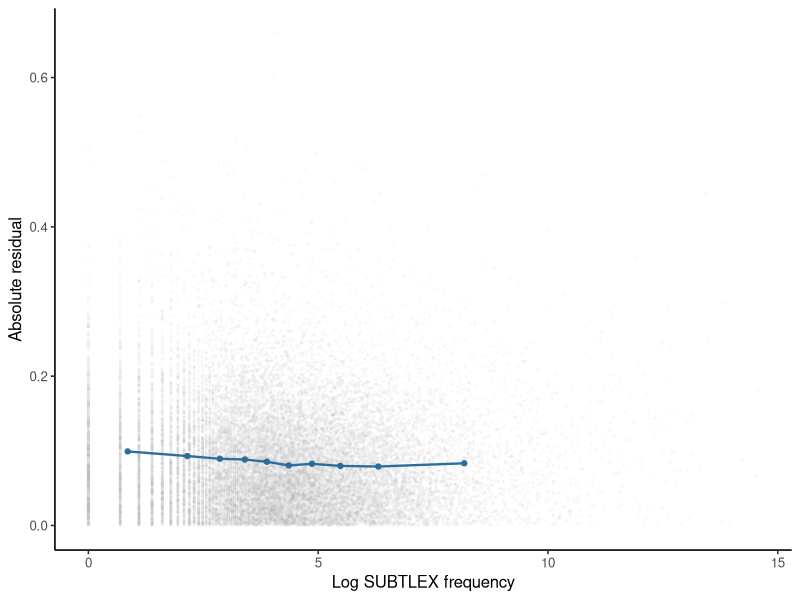
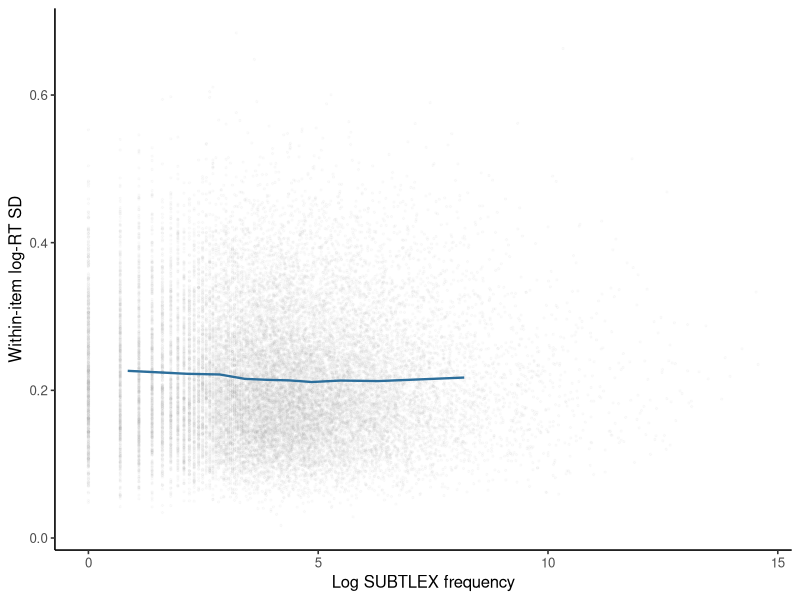

Recreate these plots in R, in order.
## ---- chunk 1
#| label: compute-mald-heteroscedasticity
library(ggplot2)
library(sandwich)
library(lmtest)

mald <- read.csv("data/mald/mald-items.csv", stringsAsFactors = FALSE)
mald$log_frequency_c <-
  mald$log_frequency_subtlex - mean(mald$log_frequency_subtlex)
mald$log_duration_c <- mald$log_duration - mean(mald$log_duration)
mald$n_phones_c <- mald$n_phones - mean(mald$n_phones)

fit <- lm(
  mean_log_rt ~ log_frequency_c + log_duration_c + n_phones_c,
  data = mald
)
mald$residual <- residuals(fit)

breaks <- unique(quantile(
  mald$log_frequency_subtlex,
  probs = seq(0, 1, length.out = 11L)
))
mald$frequency_bin <- cut(
  mald$log_frequency_subtlex,
  breaks = breaks,
  include.lowest = TRUE
)
spread_bins <- do.call(rbind, lapply(
  split(mald, mald$frequency_bin),
  function(rows) data.frame(
    mean_log_frequency = mean(rows$log_frequency_subtlex),
    mean_absolute_residual = mean(abs(rows$residual)),
    mean_within_item_sd = mean(rows$sd_log_rt),
    n_items = nrow(rows)
  )
))
row.names(spread_bins) <- NULL

conventional_se <- coef(summary(fit))[, "Std. Error"]
X <- model.matrix(fit)
e <- residuals(fit)
h <- hatvalues(fit)
bread <- solve(crossprod(X))
hc3_middle <- crossprod(
  X,
  X * as.numeric(e^2 / (1 - h)^2)
)
hc3_by_hand <- bread %*% hc3_middle %*% bread
hc3_from_package <- vcovHC(fit, type = "HC3")
hc3_test <- coeftest(fit, vcov. = hc3_from_package)
hc3_se <- hc3_test[, "Std. Error"]

stopifnot(max(abs(hc3_by_hand - hc3_from_package)) < 1e-10)

data.frame(
  term = names(coef(fit)),
  conventional_se = conventional_se,
  hc3_se = hc3_se,
  ratio = hc3_se / conventional_se,
  direct_hc3_se = sqrt(diag(hc3_by_hand))
)
## ---- chunk 2
#| label: plot-mald-heteroscedasticity
#| fig-cap: "Absolute MALD residuals with equal-count-bin means in blue."
point_opacity <- 0.045
ggplot(mald, aes(log_frequency_subtlex, abs(residual))) +
  geom_point(color = "grey70", alpha = point_opacity, size = 0.5) +
  geom_line(
    data = spread_bins,
    aes(mean_log_frequency, mean_absolute_residual),
    inherit.aes = FALSE,
    color = "#2C6E9B",
    linewidth = 0.8
  ) +
  geom_point(
    data = spread_bins,
    aes(mean_log_frequency, mean_absolute_residual),
    inherit.aes = FALSE,
    color = "#2C6E9B",
    size = 1.5
  ) +
  labs(x = "Log SUBTLEX frequency", y = "Absolute residual") +
  theme_classic(base_size = 12)
## ---- chunk 3
#| label: plot-mald-within-item-spread
#| fig-cap: "Observed standard deviations of log response time for each item and their means within equal count bins."
ggplot(mald, aes(log_frequency_subtlex, sd_log_rt)) +
  geom_point(color = "grey70", alpha = point_opacity, size = 0.5) +
  geom_line(
    data = spread_bins,
    aes(mean_log_frequency, mean_within_item_sd),
    inherit.aes = FALSE,
    color = "#2C6E9B",
    linewidth = 0.8
  ) +
  labs(x = "Log SUBTLEX frequency", y = "Within-item log-RT SD") +
  theme_classic(base_size = 12)
